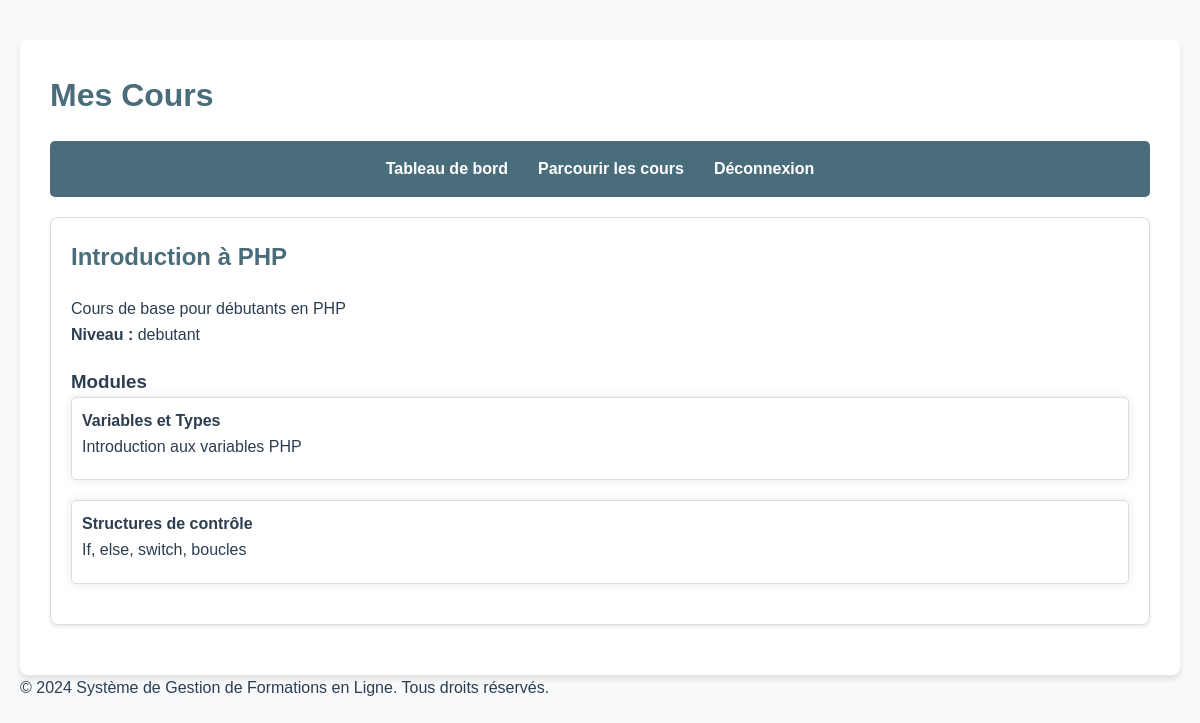
/views/etudiant/courses.php (signed in), run on the app's committed database.
### tables this page shows
CREATE TABLE cours (
	id INT PRIMARY KEY AUTO_INCREMENT,
    formateur_id INT NOT NULL,
    titre VARCHAR(255) NOT NULL,
    description TEXT,
    niveau ENUM('debutant', 'intermediaire', 'avance') NOT NULL DEFAULT 'debutant',
    is_active BOOLEAN DEFAULT true,
    date_creation TIMESTAMP DEFAULT CURRENT_TIMESTAMP,
    FOREIGN KEY (formateur_id) REFERENCES users(id)
);

CREATE TABLE modules (
	id INT PRIMARY KEY AUTO_INCREMENT,
    course_id INT NOT NULL,
    titre VARCHAR(255) NOT NULL,
    description TEXT,
    ordre INT NOT NULL DEFAULT 0,
    date_creation TIMESTAMP DEFAULT CURRENT_TIMESTAMP,
    is_archived BOOLEAN DEFAULT false,
    FOREIGN KEY (course_id) REFERENCES cours(id)
);

### views/etudiant/courses.php (the view, shortened to what this page needs)
<?php
require_once '../../connexion.php';
try {
    $stmt = $pdo->prepare("
        SELECT c.id, c.titre, c.description, c.niveau, f.nom AS formateur_nom
        FROM cours c
        JOIN inscriptions i ON c.id = i.course_id
        JOIN users f ON c.formateur_id = f.id
        WHERE i.user_id = ? AND i.status = 'accepte'
    ");
    $stmt->execute([$_SESSION['user']['id']]);
    $courses = $stmt->fetchAll();
} catch (PDOException $e) {
    logError("Erreur de récupération des cours : " . $e->getMessage());
    displayUserError("Impossible de charger vos cours. Réessayez plus tard.");
}
?>
<!DOCTYPE html>
<html lang="fr">
<head>
    <link rel="stylesheet" href="../../assets/css/style.css">
</head>
<body>
    <div class="container">
        <div class="header">
            <h1>Mes Cours</h1>
        </div>
        <div class="nav">
            <ul>
                <li><a href="dashboard.php">Tableau de bord</a></li>
                <li><a href="browse_courses.php">Parcourir les cours</a></li>
                <li><a href="../../auth/logout.php">Déconnexion</a></li>
            </ul>
        </div>
        <?php
        if (empty($courses)): ?>
            <div class="error">
                <p>Vous n'êtes inscrit à aucun cours pour le moment.</p>
            </div>
            <div class="text-center">
                <a href="browse_courses.php" class="btn">Parcourir les cours</a>
            </div>
        <?php else: ?>
            <div class="course-list">
                <?php foreach ($courses as $course): ?>
                    <div class="card">
                        <h2><?= htmlspecialchars($course['titre']) ?></h2>
                        <p><?= htmlspecialchars($course['description']) ?></p>
                        <p><strong>Niveau :</strong> <?= htmlspecialchars($course['niveau']) ?></p>
                        <?php
                        $module_stmt = $pdo->prepare("
                            SELECT id, titre, description
                            FROM modules
                            WHERE course_id = ?
                        ");
                        $module_stmt->execute([$course['id']]);
                        $modules = $module_stmt->fetchAll();
                        ?>
                        <?php if (!empty($modules)): ?>
                            <div class="modules-section">
                                <h3>Modules</h3>
                                <?php foreach ($modules as $module): ?>
                                    <div class="module-item">
                                        <h4><?= htmlspecialchars($module['titre']) ?></h4>
                                        <p><?= htmlspecialchars($module['description']) ?></p>
                                    </div>
                                <?php endforeach; ?>
                            </div>
                        <?php endif; ?>
                    </div>
                <?php endforeach; ?>
            </div>
        <?php endif; ?>
    </div>
    <footer class="footer">
        <p>&copy; 2024 Système de Gestion de Formations en Ligne. Tous droits réservés.</p>
    </footer>
</body>
</html>

### assets/css/style.css (style rules this page uses)
:root { --primary-color: #4A6D7C; --secondary-color: #E0E4E8; --background-color: #F7F9FA; --text-color: #2C3E50; --error-color: #E74C3C; --success-color: #2ECC71; }
* { margin: 0; padding: 0; box-sizing: border-box; }
body { font-family: 'Arial', sans-serif; line-height: 1.6; background-color: var(--background-color); color: var(--text-color); max-width: 1200px; margin: 0 auto; padding: 20px; }
.container { background-color: white; border-radius: 8px; box-shadow: 0 4px 6px rgba(0, 0, 0, 0.1); padding: 30px; margin-top: 20px; }
h1, h2 { color: var(--primary-color); margin-bottom: 20px; }
.card { background-color: white; border: 1px solid #ddd; border-radius: 8px; padding: 20px; margin-bottom: 20px; box-shadow: 0 2px 4px rgba(0, 0, 0, 0.1); }
.nav { background-color: var(--primary-color); padding: 15px; border-radius: 5px; margin-bottom: 20px; }
.nav ul { list-style: none; display: flex; justify-content: center; align-items: center; }
.nav ul li { margin: 0 15px; }
.nav ul li a { color: white; text-decoration: none; font-weight: bold; }

### views/etudiant/courses.php (style rules this page uses)
.modules-section { margin-top: 20px; }
.module-item { margin-bottom: 20px; padding: 10px; border: 1px solid #ddd; border-radius: 5px; box-shadow: 0 0 10px rgba(0, 0, 0, 0.1); }
.module-item h4 { margin-top: 0; }
.module-item p { margin-bottom: 10px; }

### data on the page
cours: titre "Introduction à PHP", description "Cours de base pour débutants en PHP", niveau "debutant"
modules: titre "Variables et Types", description "Introduction aux variables PHP"
modules: titre "Structures de contrôle", description "If, else, switch, boucles"
